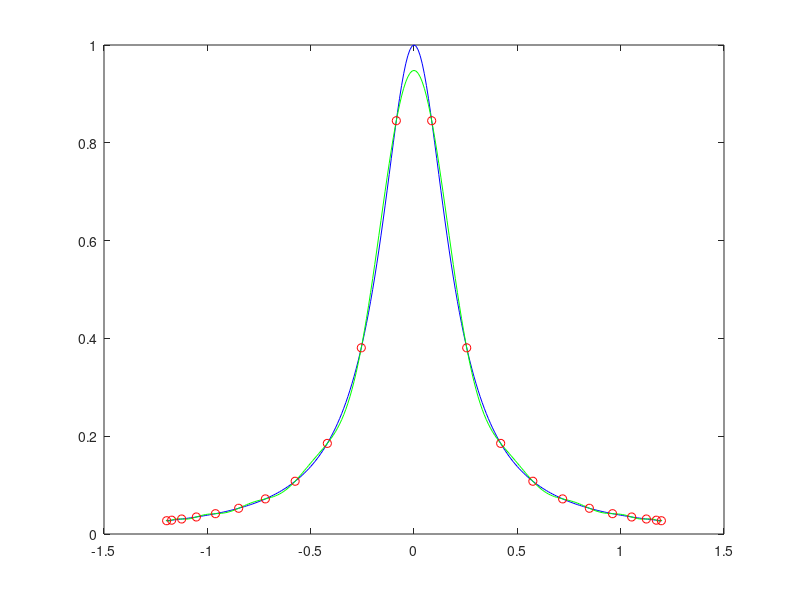

The MATLAB script that drew this image:
% --- Interpolación de Lagrange óptima para función conocida mediante nodos de Chevychev ---

% Los nodos de chevychev son la mejor elección para minimzar el error al
% interpolar en un cierto intervalo. En este script se interpola una
% función dada. 
% Si no se conoce la función y solo se pueden conocer algunos valores, es óptimo buscarlos en estos nodos. 

f = @(x) 1./(1+25*x.^2); %función a interpolar
a=-1.2; %frontera dominio 
b=1.2;
x = a:0.01:b; %vector de puntos en los que se devolvera Pn evaluado
n=21; %numero de nodos, pol interpolador de grado n-1



xi_ini=cos(((2*[0:n]+1)/(2*n+2))*pi);  %calculo nodos, -1<=xi<=1 
xi = (a+b)/2 + xi_ini*(b-a)/2 ; %nodos haciendo transformacion afin para ocupar todo el dominio
fi = f(xi); 
p = 0*x; 

for i=1:length(xi) %se construyen interpolantes, se multipiclan por su valor asociado y se suman para construir p
    li=0*x+1; %inicialización a 1 

    for j=1:length(xi)
        if i ~= j
         li = li.*(x-xi(j))/(xi(i)-xi(j)); %construcción pol interpolanates
        end
    end

    p = p + fi(i)*li; 

end

plot(x,f(x),'b')
hold on
plot(x,p,'g')
scatter(xi, fi, 'r')